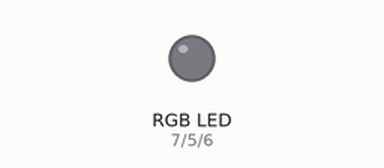
A sketch run on a simulated Arduino Uno, built with avr-gcc and run on an emulated ATmega328P. Parts: an RGB LED mixed from three pins (HIGH = lit).

Above: at 0.15 s.
At 3.15 s:
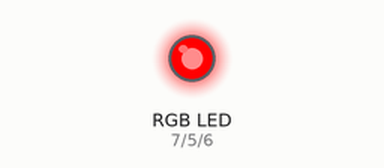
At 6.16 s:
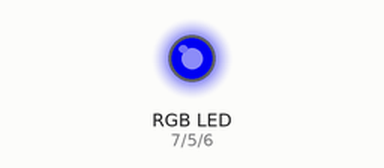
Timing chart, 0 to 6.0 s (numbered marks = the images above):
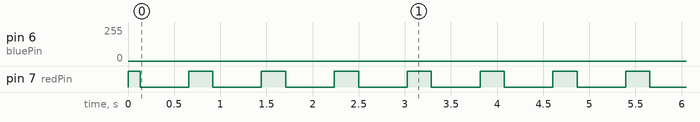

Measured:
- by itself, pin 7 (redPin): repeats every 0.79 s: LOW 0.53 s, HIGH 0.26 s

The sketch:

tricolor_led.ino
```cpp
const int redPin = 7; // CHANGE TO WHICHEVER PINS AVAILABLE
const int greenPin = 5;
const int bluePin = 6;

unsigned int rgbColor[3]; // Array to store RBG values

void setup() {
  setColor(0,0,0); // LED off to begin with
}

void loop() {
  // Initial loop color is red.
  rgbColor[0] = 255;
  rgbColor[1] = 0;
  rgbColor[2] = 0;

  // Choose two colors to increase and decrease RGB values.
  for (int dec = 0; dec < 3; dec += 1) {
    int inc = (dec == 2) ? 0 : (dec + 1);

    // Cross-fade two colours.
    for(int i = 0; i < 255; i += 1) {
      rgbColor[dec] -= 1;
      rgbColor[inc] += 1;

      setColor(rgbColor[0], rgbColor[1], rgbColor[2]);
      delay(1); // Increase value to slow LED change down
    }
  }
}

// Function to write color of each of LEDs
void setColor(unsigned int redVal, unsigned int greenVal, unsigned int blueVal) {
  analogWrite(redPin, redVal);
  analogWrite(greenPin, greenVal);
  analogWrite(bluePin, blueVal);
 }
```
